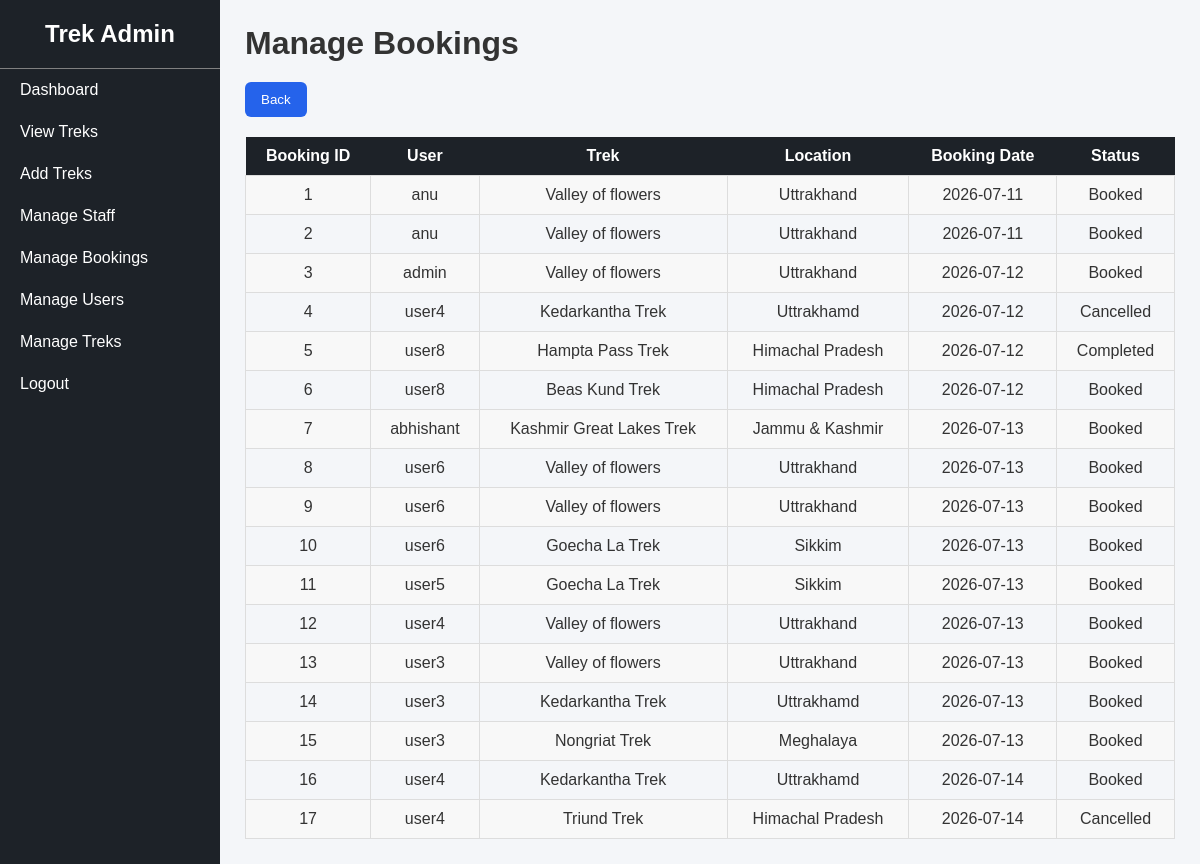
Page /manage_bookings (signed in) on the committed database.
### tables this page shows
CREATE TABLE bookings(
                 id INTEGER PRIMARY KEY AUTOINCREMENT,
                user_id INTEGER, 
                 username TEXT NOT NULL,
                 trek_id INTEGER,
                 booking_date DATE ,
                 status TEXT NOT NULL,
                 FOREIGN KEY(trek_id) REFERENCES treks(id),
                 FOREIGN KEY(user_id) REFERENCES users(id)
                 
                 );

CREATE TABLE treks(
                 id INTEGER PRIMARY KEY AUTOINCREMENT,
                 name TEXT NOT NULL,
                 location TEXT NOT NULL,
                 price INTEGER NOT NULL,
                 slots INTEGER NOT NULL,
                 difficulty TEXT NOT NULL,
                 duration INTEGER NOT NULL,
                 status TEXT NOT NULL DEFAULT 'Open',
                 assigned_staffID INTEGER NOT NULL,
                 start_date DATE ,
                 end_date DATE ,
                 description TEXT , image TEXT,
                 FOREIGN KEY (assigned_staffID) REFERENCES staff(id)
                 );

### app.py (the view)
@app.route("/manage_bookings")
def manage_bookings():
    if "user" not in session or session["user"] != "admin":
        return redirect("/login")
    conn = get_db_connnection()
    bookings = conn.execute("""
        SELECT
            bookings.id,
            bookings.username,
            treks.name,
            treks.location,
            bookings.booking_date,
            bookings.status
        FROM bookings
        JOIN treks
        ON bookings.trek_id = treks.id
    """).fetchall()
    conn.close()
    return render_template("manage_bookings.html", bookings=bookings)

### app.py (called while the page is built)
def get_db_connnection():
    conn = sqlite3.connect("database.db")
    conn.row_factory =sqlite3.Row
    return conn

### templates/manage_bookings.html
{% extends "admin_base.html" %}
{% block content %}
<h1>Manage Bookings</h1>
<a href="/admin_dashboard"><button type="button" class="sbtn" style="margin-top: 20px;">Back</button></a>
<table>
<tr>
    <th>Booking ID</th>
    <th>User</th>
    <th>Trek</th>
    <th>Location</th>
    <th>Booking Date</th>
    <th>Status</th>
</tr>
{% for booking in bookings %}
<tr>
    <td>{{ booking["id"] }}</td>
    <td>{{ booking["username"] }}</td>
    <td>{{ booking["name"] }}</td>
    <td>{{ booking["location"] }}</td>
    <td>{{ booking["booking_date"] }}</td>
    <td>{{ booking["status"] }}</td>
</tr>
{% endfor %}
</table>
{% endblock %}

### static/css/style.css (style rules this page uses)
* { margin:0; padding:0; box-sizing:border-box; }
body { font-family:Arial, Helvetica, sans-serif; background:#f4f6f9; color:#333; }
#form_div button, .sbtn { background:#2563eb; color:white; border:none; padding:10px 16px; border-radius:6px; cursor:pointer; text-decoration:none; }
table { width:100%; border-collapse:collapse; margin-top:20px; }
table th { background:#1D2228; color:white; padding:10px; }
table td { padding:10px; border:1px solid #ddd; text-align:center; }
table tr:nth-child(even) { background:#f8f8f8; }

### rows in the picture
bookings: id "1", username "anu", name "Valley of flowers", location "Uttrakhand", booking_date "2026-07-11", status "Booked"
bookings: id "2", username "anu", name "Valley of flowers", location "Uttrakhand", booking_date "2026-07-11", status "Booked"
bookings: id "3", username "admin", name "Valley of flowers", location "Uttrakhand", booking_date "2026-07-12", status "Booked"
bookings: id "4", username "user4", name "Kedarkantha Trek", location "Uttrakhamd", booking_date "2026-07-12", status "Cancelled"
bookings: id "5", username "user8", name "Hampta Pass Trek", location "Himachal Pradesh", booking_date "2026-07-12", status "Completed"
bookings: id "6", username "user8", name "Beas Kund Trek", location "Himachal Pradesh", booking_date "2026-07-12", status "Booked"
bookings: id "7", username "abhishant", name "Kashmir Great Lakes Trek", location "Jammu & Kashmir", booking_date "2026-07-13", status "Booked"
bookings: id "8", username "user6", name "Valley of flowers", location "Uttrakhand", booking_date "2026-07-13", status "Booked"
bookings: id "9", username "user6", name "Valley of flowers", location "Uttrakhand", booking_date "2026-07-13", status "Booked"
bookings: id "10", username "user6", name "Goecha La Trek", location "Sikkim", booking_date "2026-07-13", status "Booked"
bookings: id "11", username "user5", name "Goecha La Trek", location "Sikkim", booking_date "2026-07-13", status "Booked"
bookings: id "12", username "user4", name "Valley of flowers", location "Uttrakhand", booking_date "2026-07-13", status "Booked"
bookings: id "13", username "user3", name "Valley of flowers", location "Uttrakhand", booking_date "2026-07-13", status "Booked"
bookings: id "14", username "user3", name "Kedarkantha Trek", location "Uttrakhamd", booking_date "2026-07-13", status "Booked"
bookings: id "15", username "user3", name "Nongriat Trek", location "Meghalaya", booking_date "2026-07-13", status "Booked"
bookings: id "16", username "user4", name "Kedarkantha Trek", location "Uttrakhamd", booking_date "2026-07-14", status "Booked"
bookings: id "17", username "user4", name "Triund Trek", location "Himachal Pradesh", booking_date "2026-07-14", status "Cancelled"
